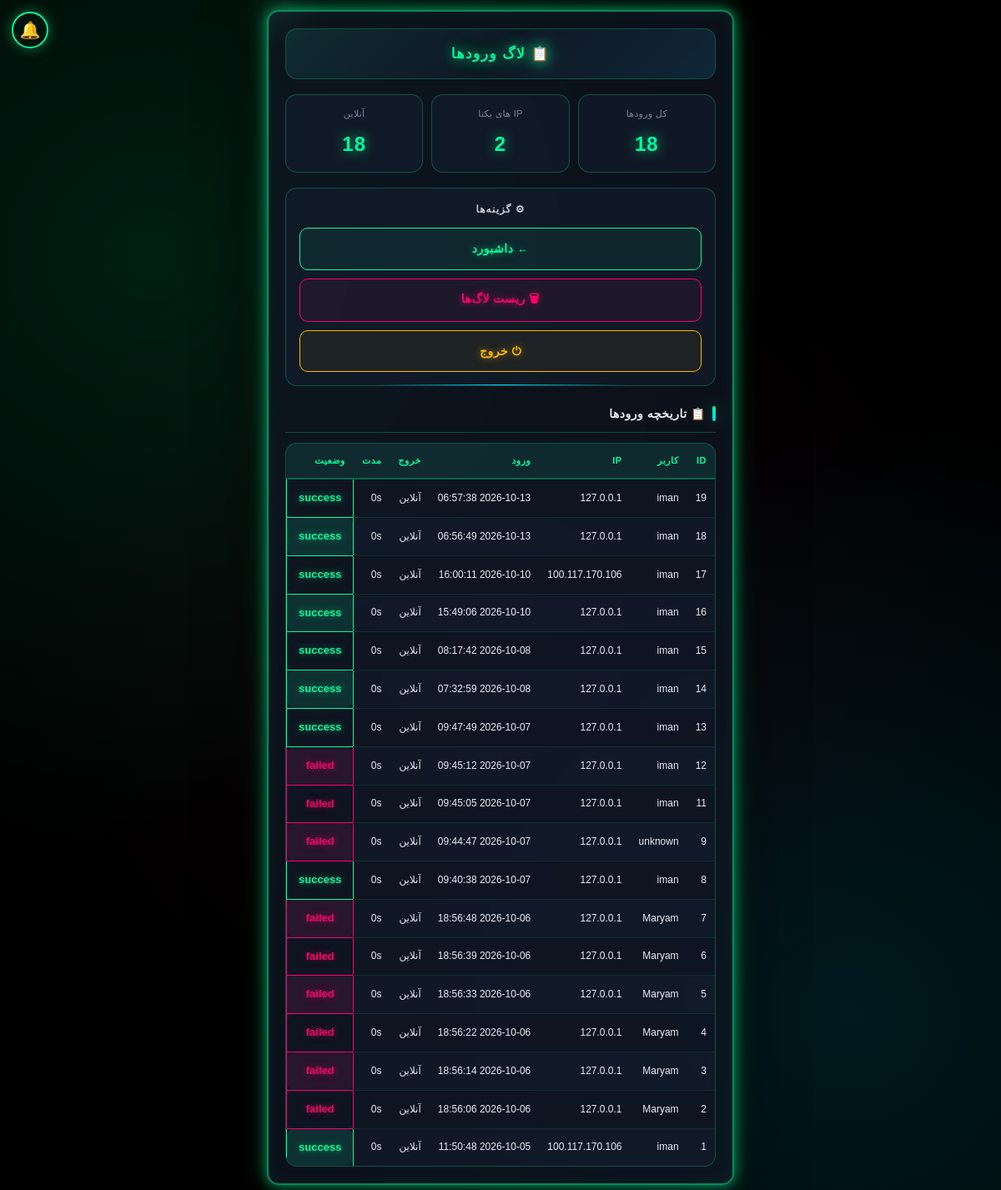
/admin/logs (signed in), run on an earlier commit of the app's database.
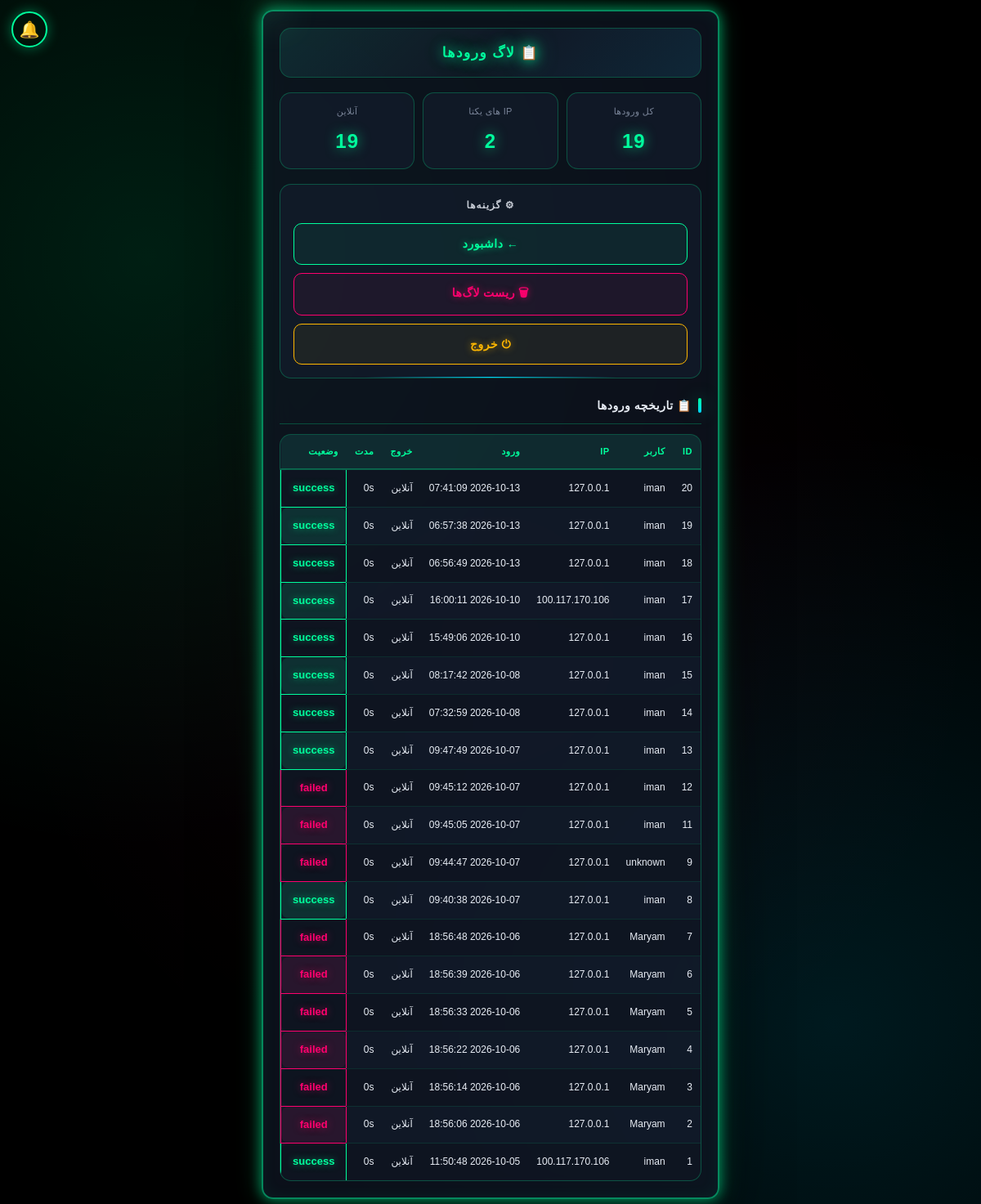
And on a later commit of the database.
### tables this page shows
CREATE TABLE login_logs (
        id INTEGER PRIMARY KEY AUTOINCREMENT,
        user_id INTEGER, username TEXT, ip TEXT, user_agent TEXT,
        login_time TIMESTAMP DEFAULT CURRENT_TIMESTAMP,
        logout_time TIMESTAMP, duration_seconds INTEGER DEFAULT 0,
        status TEXT DEFAULT 'success');

### app.py (the view)
@app.route("/admin/logs")
@admin_required
def admin_logs():
    return render_template("admin_logs.html",
        logs=get_all_logins(200),
        stats=get_login_stats())

### app.py (called while the page is built)
@app.context_processor
def inject_global_settings():
    try:
        if session.get("is_admin"):
            s = get_admin_settings()
        elif session.get("user_id"):
            s = get_user_settings(session["user_id"])
        else:
            s = {"avatar": None, "bg": None, "theme": "neon"}
    except Exception:
        s = {"avatar": None, "bg": None, "theme": "neon"}
    return {"current_settings": s}

@app.after_request
def _security_headers(response):
    if response.content_type and 'text/html' in response.content_type:
        response.headers["Cache-Control"] = "no-store, no-cache, must-revalidate, max-age=0"
        response.headers["Pragma"] = "no-cache"
        response.headers["Expires"] = "0"
    """هدرهای امنیتی"""
    response.headers["X-Content-Type-Options"] = "nosniff"
    response.headers["X-Frame-Options"] = "SAMEORIGIN"
    response.headers["X-XSS-Protection"] = "1; mode=block"
    response.headers["Referrer-Policy"] = "no-referrer"
    response.headers["Permissions-Policy"] = "geolocation=(), microphone=(), camera=()"
    return response

def admin_required(f):
    @wraps(f)
    def decorated(*args, **kwargs):
        if session.get("user_id"):
            session.clear()
            return redirect(url_for("admin_login"))
        if not session.get("is_admin"):
            return redirect(url_for("admin_login"))
        return f(*args, **kwargs)
    return decorated

### database.py (called while the page is built)
def get_all_logins(limit=200):
    conn = sqlite3.connect(DB_PATH)
    c = conn.cursor()
    c.execute("SELECT * FROM login_logs ORDER BY id DESC LIMIT ?", (limit,))
    rows = c.fetchall()
    conn.close()
    return rows

def get_login_stats():
    conn = sqlite3.connect(DB_PATH)
    c = conn.cursor()
    c.execute("SELECT COUNT(*) FROM login_logs")
    total = c.fetchone()[0]
    c.execute("SELECT COUNT(DISTINCT ip) FROM login_logs")
    unique_ips = c.fetchone()[0]
    c.execute("SELECT COUNT(*) FROM login_logs WHERE logout_time IS NULL")
    online = c.fetchone()[0]
    conn.close()
    return {"total": total, "unique_ips": unique_ips, "online": online}

def get_admin_settings():
    return get_user_settings(ADMIN_ID)

### templates/admin_logs.html (shortened to what this page needs)
<!DOCTYPE html>
<html lang="fa" dir="rtl">
<head>
    <link rel="stylesheet" href="/static/style.css">
<link href="https://cdn.jsdelivr.net/gh/rastikerdar/vazirmatn@v33.003/Vazirmatn-font-face.css" rel="stylesheet">
</head>
<body class="matrix-bg">
    <div class="container">
        <div class="header-bar">
            <div class="header-title">📋 لاگ ورودها</div>
        </div>
        <div class="stats">
            <div class="stat-box">
                <span class="stat-label">کل ورودها</span>
                <span class="stat-value">{{ stats.total }}</span>
            </div>
            <div class="stat-box">
                <span class="stat-label">IP های یکتا</span>
                <span class="stat-value">{{ stats.unique_ips }}</span>
            </div>
            <div class="stat-box">
                <span class="stat-label">آنلاین</span>
                <span class="stat-value">{{ stats.online }}</span>
            </div>
        </div>
        <div class="footer-box">
            <div class="footer-title">⚙ گزینه‌ها</div>
            <div class="footer-actions">
                <a href="/admin/dashboard" class="btn-nav">← داشبورد</a>
                <button type="button" class="btn-reset" onclick="openClearModal()">🗑 ریست لاگ‌ها</button>
                <a href="/admin/logout" class="btn-nav btn-logout">⏻ خروج</a>
            </div>
        </div>
        <h2>📋 تاریخچه ورودها</h2>
        <div class="table-wrap">
            <table>
                <tr>
                    <th>ID</th>
                    <th>کاربر</th>
                    <th>IP</th>
                    <th>ورود</th>
                    <th>خروج</th>
                    <th>مدت</th>
                    <th>وضعیت</th>
                </tr>
                {% for row in logs %}
                <tr>
                    <td>{{ row[0] }}</td>
                    <td>{{ row[2] }}</td>
                    <td>{{ row[3] }}</td>
                    <td>{{ row[5] }}</td>
                    <td>{{ row[6] or 'آنلاین' }}</td>
                    <td>{{ row[7] }}s</td>
                    <td class="{{ 'success' if row[8]=='success' else 'error' }}">{{ row[8] }}</td>
                </tr>
                {% endfor %}
            </table>
        </div>
    </div>
{% include "_global_bg.html" %}
<a href="#" id="notifBellLink" class="notif-bell" title="اعلان‌ها">
🔔
</a>
</body>
</html>

### templates/_global_bg.html (shortened to what this page needs)
<link rel="stylesheet" href="/static/app-feel.css">

### static/app-feel.css (style rules this page uses)
* { -webkit-tap-highlight-color:transparent;-webkit-touch-callout:none }
html,body { overscroll-behavior:none;-webkit-overflow-scrolling:touch }
body { user-select:none;-webkit-user-select:none }
button,a.btn,.ni,.tab,.cat,.main-cat,.prod,.shop,.cart { transition:transform .15s ease,box-shadow .3s ease; }
.page-fade { animation:pageFade .3s ease-out }

### templates/admin_logs.html (style rules this page uses)
body,input,textarea,button,select { font-family:"Vazirmatn","Segoe UI",Tahoma,sans-serif !important; }

What changed in the data, as far as the page shows it:
added login_logs: id "20", username "iman", ip "127.0.0.1", login_time "2026-10-13 07:41:09", row "آنلاین", duration_seconds "0", status "success"
Also different on the page:
{{ stats.total }}: "18" → "19"
{{ stats.online }}: "18" → "19"
